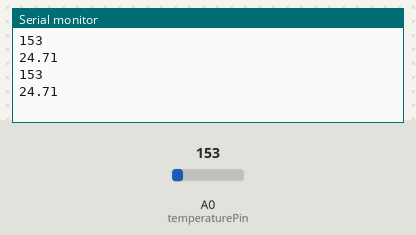
The sketch below on a simulated Arduino Uno, built with avr-gcc and run on an emulated ATmega328P. Parts: the last lines printed to the serial monitor. The inputs (shaded band) are chosen by the test bench; at power-on: A0 (temperaturePin) = 153.

Above: at 1.8 s.
1.9 s: A0 (temperaturePin) set to 165
At 2.7 s:
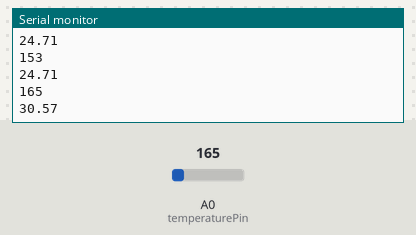
3.4 s: A0 (temperaturePin) set to 175
At 4.8 s:
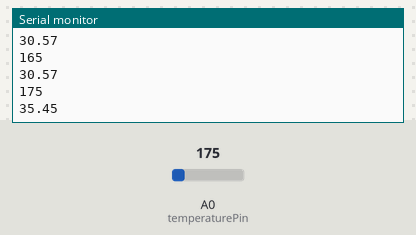
Timing chart, 0 to 6.4 s (numbered marks = the images above; inputs shaded):
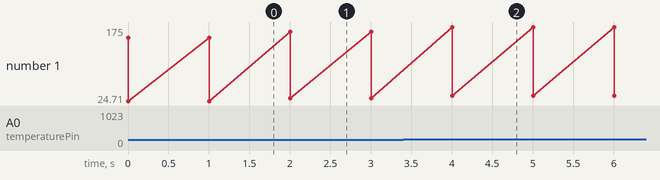

The sketch:

Hot_Stuff_v2.ino
```cpp
int temperaturePin = 0;


 int raw_value=0;
 float temperature = 0.0;


void setup()
{
  Serial.begin(9600);
}

void loop()
{
  //float temperature = 0.0
 // int raw_value = 0;
  raw_value = analogRead(temperaturePin);

 temperature = raw_value * .004882814;

  temperature = (temperature - .5) *100;


  Serial.println(raw_value);
  Serial.println(temperature);

  if (temperature >= 27)
  {
    digitalWrite(13, HIGH);
  }

  delay(1000);
}
```

Measured:
- after the input at 1.9 s, the serial monitor: prints a new line after 0.10 s (image 1)
- after the input at 3.4 s, the serial monitor: prints a new line after 0.60 s (image 2)
- plotted number 1: 24.71 → 30.57 after the input at 1.9 s, 30.57 → 35.45 after the input at 3.4 s
